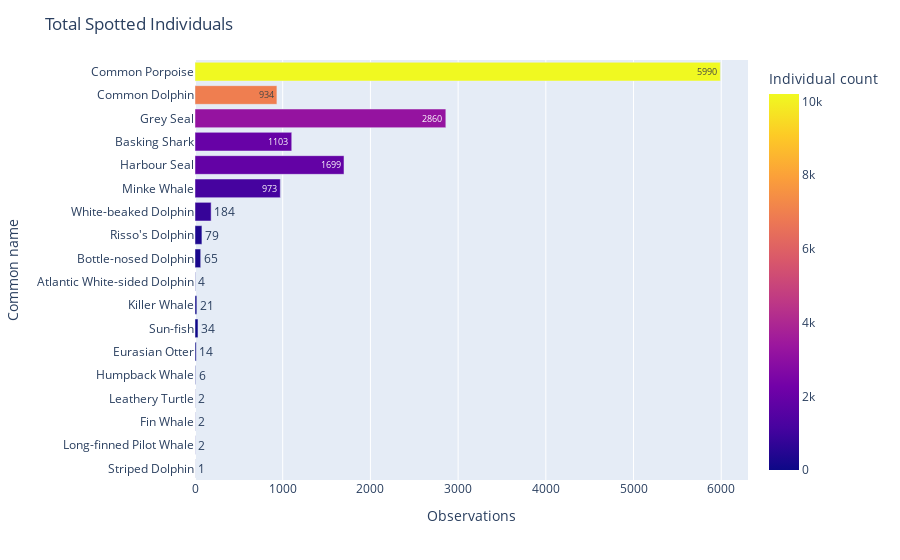

The code cell stored with this chart in its notebook:
### Code cell
dw_totals = dw.groupby(['Common name'])['Individual count'].agg(['sum','count'])
dw_totals.columns = ['Individual count','Observations']
dw_totals = dw_totals.reset_index()
dw_totals = dw_totals.sort_values(by='Individual count')

fig = px.bar(dw_totals,y='Common name', color='Individual count', x='Observations',text_auto=True)
fig.update_layout(title='Total Spotted Individuals')
fig.show()

### Figure 1 — Plotly figure (JSON) as saved in the notebook; plotly's stock layout.template omitted (floating-point values rounded to 4 significant figures)
{"data": [{"alignmentgroup": "True", "hovertemplate": "Observations=%{x}<br>Common name=%{y}<br>Individual count=%{marker.color}<extra></extra>", "legendgroup": "", "marker": {"color": [1, 2, 2, 2, 7, 14, 36, 67, 108, 260, 341, 811, 1143, 1883, 1979, 3216, 6949, 10202], "coloraxis": "coloraxis", "pattern": {"shape": ""}}, "name": "", "offsetgroup": "", "orientation": "h", "showlegend": false, "textposition": "auto", "texttemplate": "%{x}", "type": "bar", "x": [1, 2, 2, 2, 6, 14, 34, 21, 4, 65, 79, 184, 973, 1699, 1103, 2860, 934, 5990], "xaxis": "x", "y": ["Striped Dolphin", "Long-finned Pilot Whale", "Fin Whale", "Leathery Turtle", "Humpback Whale", "Eurasian Otter", "Sun-fish", "Killer Whale", "Atlantic White-sided Dolphin", "Bottle-nosed Dolphin", "Risso's Dolphin", "White-beaked Dolphin", "Minke Whale", "Harbour Seal", "Basking Shark", "Grey Seal", "Common Dolphin", "Common Porpoise"], "yaxis": "y"}], "layout": {"barmode": "relative", "coloraxis": {"colorbar": {"title": {"text": "Individual count"}}, "colorscale": [[0, "#0d0887"], [0.1111, "#46039f"], [0.2222, "#7201a8"], [0.3333, "#9c179e"], [0.4444, "#bd3786"], [0.5556, "#d8576b"], [0.6667, "#ed7953"], [0.7778, "#fb9f3a"], [0.8889, "#fdca26"], [1, "#f0f921"]]}, "legend": {"tracegroupgap": 0}, "margin": {"t": 60}, "title": {"text": "Total Spotted Individuals"}, "xaxis": {"anchor": "y", "domain": [0, 1], "title": {"text": "Observations"}}, "yaxis": {"anchor": "x", "domain": [0, 1], "title": {"text": "Common name"}}}}
